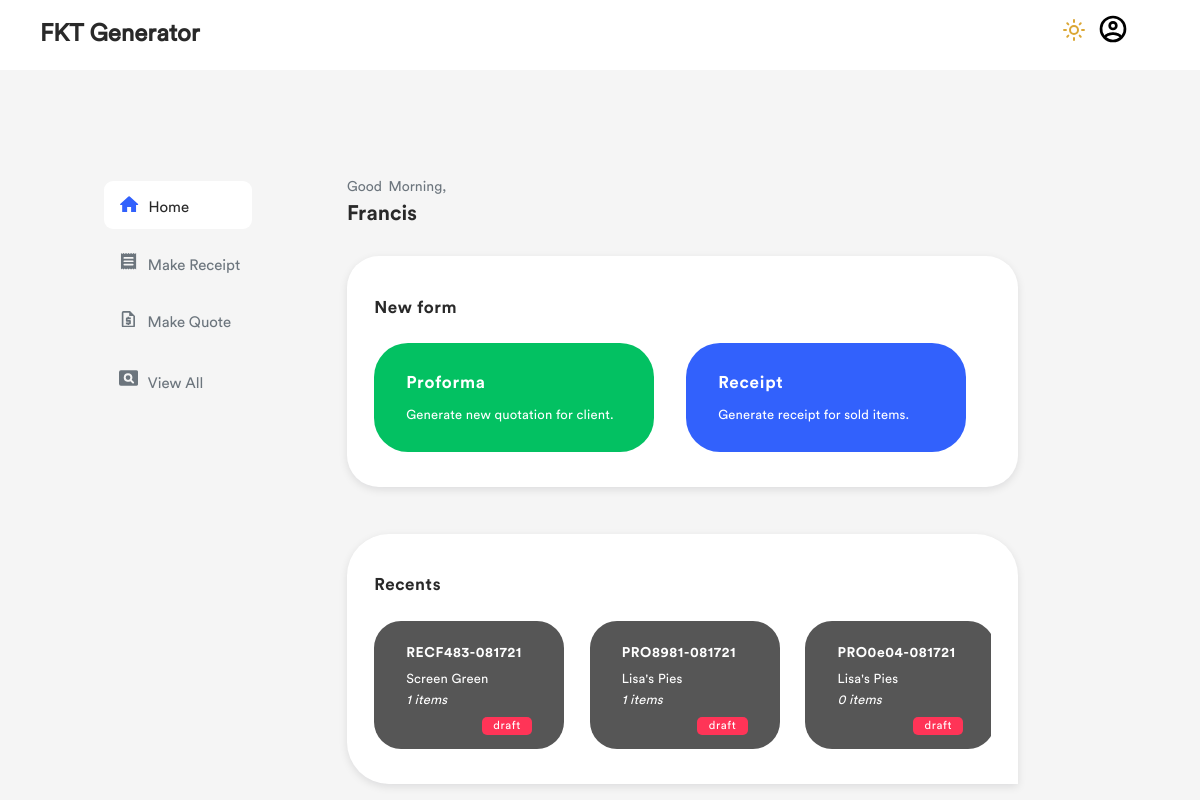
The page / (signed in) on the database as committed earlier.
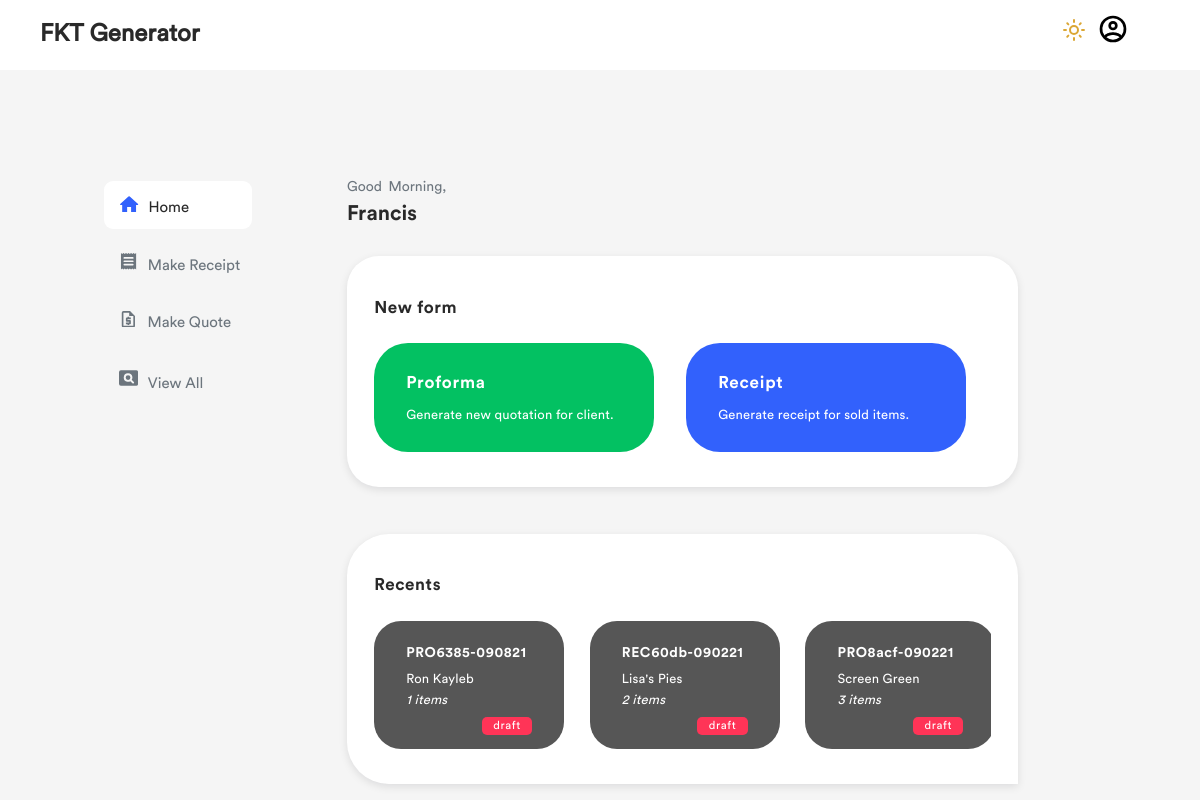
The same page on the database as committed later.
### recapp/models.py (models this page shows, shortened)
class User(db.Model, UserMixin):
    id = db.Column(db.Integer, primary_key=True)
    name = db.Column(db.String, unique=True, nullable=False)
    username = db.Column(db.String, unique=True, nullable=False)
    password = db.Column(db.String(200), unique=True, nullable=False)
    profile_photo = db.Column(db.String, nullable=False, default='default.jpg')

class Ticket(db.Model):
    id = db.Column(db.Integer, primary_key=True)
    pseudo_id = db.Column(db.String, unique=True, nullable=False)
    belongs_to = db.Column(db.String, nullable=False)
    form_type = db.Column(db.String, nullable=False)
    status = db.Column(db.String, nullable=False)
    subtotal = db.Column(db.Float, nullable=False, default=0.00)
    vat = db.Column(db.Float, nullable=False, default=0.00)
    total_sum = db.Column(db.Float, nullable=False, default=0.00)
    no_items = db.Column(db.Integer, nullable=False, default=0)
    issuance_date = db.Column(
        db.DateTime, nullable=False, default=datetime.utcnow())
    items = db.relationship('Storage', backref='pocket', lazy=True)

### recapp/routes.py (the view, shortened to what this page needs)
@app.route("/", methods=['GET', 'POST'])
def index():
    time_now = greeting_tag()
    form = Login()
    recent_forms = Ticket.query.order_by(Ticket.id.desc()).all()
    return render_template('index.html', form=form, recent_forms=recent_forms, time=time_now)

### recapp/models.py (called while the page is built)
@daimyou.user_loader
def load_user(user_id):
    return User.query.get(int(user_id))

### recapp/tryts.py (called while the page is built)
def greeting_tag():
    time = datetime.now().hour
    greeting = "Morning" if 5 <= time < 12 else "Afternoon" if time < 17 else "Evening"
    return greeting

### recapp/templates/index.html (shortened to what this page needs)
{% extends 'origin.html' %}
{% block content %}
        {% if current_user.is_authenticated %}
            <div class="main-content">
                <div class="container">
                    <div class="greetings">
                        <p class="text-muted">Good {{ time }},</p>
                        <h1>{{ current_user.name }}</h1>
                    </div>
                <div class="plaque full-radius">
                    <h1>New form</h1>
                    <div class="plaque-items">
                        <a href="{{url_for('add_head', ticket_type='quote')}}">
                            <div class="plaque-lg plg-1" id="proforma">
                                <h2>Proforma</h2>
                                <p>Generate new quotation for client.</p>
                            </div>
                        </a>
                        <a href="{{url_for('add_head', ticket_type='receipt')}}">
                            <div class="plaque-lg plg-2" id="receipt">
                                <h2>Receipt</h2>
                                <p>Generate receipt for sold items.</p>
                            </div>
                        </a>
                    </div>
                    </div>
                    <div class="plaque half-radius">
                        <h1>Recents</h1>
                        <div class="plaque-items psm">
                            {% if recent_forms %}
                                {% for element in recent_forms[:5] %}
                                    <div>
                                        <a href="{{ url_for('form_viewer', ticket_id=element.id) }}">
                                            <div class="plaque-sm">
                                                    <div class="form-id">
                                                        <h2>{{ element.pseudo_id }}</h2>
                                                    </div>
                                                    <div class="details">
                                                        <p>{{ element.belongs_to }}</p>
                                                        <p><em>{{element.no_items}} items</em></p>
                                                    </div>
                                                    <div class="status {{ element.status }}">
                                                        <small>{{ element.status }}</small>
                                                    </div>
                                            </div>
                                        </a>
                                    </div>
                                {% endfor %}
                            {% else %}
                                <h1>No Recent Receipts or Quotations</h1>
                            {% endif %}
                            </div>
                        </div>
                </div>
            </div>
            {% endif %}
{% endblock %}

### recapp/templates/origin.html (shortened to what this page needs)
<html lang="en">
<head>
    <link rel="stylesheet" href="{{ url_for('static', filename='/css/style.css') }}">
    <link rel="stylesheet" href="{{ url_for('static', filename='/css/font-awesome.min.css') }}">
</head>
<body class="light">
    <nav class="navbar">
        {% if current_user.is_authenticated %}
        <ul class="menu">
            <li class="theme">
                </li>
                <li class="has-dropdown">
                        <a href="#">
                        </a>
                </li>
        </ul>
            <h2 class="logo"><a href="{{url_for('index')}}">FKT Generator</a></h2>
        {% endif %}
        <main role="main">
        {% if current_user.is_authenticated %}
            <div class="sidebar">
                <ul class="side-nav">
                    {% if not title %}
                        <li class="nav-item actives">
                            <a href="{{url_for('index')}}">
                                <p>Home</p>
                            </a>
                        </li>
                    {% endif %}
                    {% if 'REC' in title %}
                        <li class="nav-item actives">
                            <a href="{{url_for('add_head', ticket_type='receipt')}}" class="pre-faux">
                            <svg xmlns="http://www.w3.org/2000/svg" width="19.1" height="19.5" viewBox="0 0 21.293 23.185" class='vector'>
                                    <path id="Path_9" data-name="Path 9" d="M24.293,2.212a.555.555,0,0,0-.414.177l-.935.935a.586.586,0,0,1-.84,0l-.935-.935a.586.586,0,0,0-.84,0l-.935.935a.586.586,0,0,1-.84,0l-.935-.935a.586.586,0,0,0-.84,0l-.935.935a.586.586,0,0,1-.84,0l-.935-.935a.586.586,0,0,0-.84,0l-.935.935a.586.586,0,0,1-.84,0l-.946-.946a.586.586,0,0,0-.84,0l-.935.946a.586.586,0,0,1-.84,0l-.935-.946a.586.586,0,0,0-.84,0l-.935.946a.586.586,0,0,1-.84,0l-.935-.946A.591.591,0,0,0,3,2.212V25.385a.555.555,0,0,0,.414-.177l.935-.935a.586.586,0,0,1,.84,0l.935.935a.586.586,0,0,0,.84,0l.935-.935a.586.586,0,0,1,.84,0l.935.935a.586.586,0,0,0,.84,0l.935-.935a.586.586,0,0,1,.84,0l.935.935a.586.586,0,0,0,.84,0l.935-.935a.586.586,0,0,1,.84,0l.935.935a.586.586,0,0,0,.84,0l.935-.935a.586.586,0,0,1,.84,0l.935.935a.586.586,0,0,0,.84,0l.935-.935a.586.586,0,0,1,.84,0l.935.935a.594.594,0,0,0,.414.177V2.212Zm-4.732,17.5H7.732a1.183,1.183,0,1,1,0-2.366H19.561a1.183,1.183,0,1,1,0,2.366Zm0-4.732H7.732a1.183,1.183,0,0,1,0-2.366H19.561a1.183,1.183,0,0,1,0,2.366Zm0-4.732H7.732a1.183,1.183,0,0,1,0-2.366H19.561a1.183,1.183,0,0,1,0,2.366Z" transform="translate(-3 -2.2)"/>
                            </svg>
                                <p>Make Receipt</p>
                        </a>
                            <a href="{{url_for('add_head', ticket_type='receipt')}}" class="faux">
                                <svg xmlns="http://www.w3.org/2000/svg" width="19.1" height="19.5" viewBox="0 0 21.293 23.185" class='vector'>
                                    <path id="Path_9" data-name="Path 9" d="M24.293,2.212a.555.555,0,0,0-.414.177l-.935.935a.586.586,0,0,1-.84,0l-.935-.935a.586.586,0,0,0-.84,0l-.935.935a.586.586,0,0,1-.84,0l-.935-.935a.586.586,0,0,0-.84,0l-.935.935a.586.586,0,0,1-.84,0l-.935-.935a.586.586,0,0,0-.84,0l-.935.935a.586.586,0,0,1-.84,0l-.946-.946a.586.586,0,0,0-.84,0l-.935.946a.586.586,0,0,1-.84,0l-.935-.946a.586.586,0,0,0-.84,0l-.935.946a.586.586,0,0,1-.84,0l-.935-.946A.591.591,0,0,0,3,2.212V25.385a.555.555,0,0,0,.414-.177l.935-.935a.586.586,0,0,1,.84,0l.935.935a.586.586,0,0,0,.84,0l.935-.935a.586.586,0,0,1,.84,0l.935.935a.586.586,0,0,0,.84,0l.935-.935a.586.586,0,0,1,.84,0l.935.935a.586.586,0,0,0,.84,0l.935-.935a.586.586,0,0,1,.84,0l.935.935a.586.586,0,0,0,.84,0l.935-.935a.586.586,0,0,1,.84,0l.935.935a.586.586,0,0,0,.84,0l.935-.935a.586.586,0,0,1,.84,0l.935.935a.594.594,0,0,0,.414.177V2.212Zm-4.732,17.5H7.732a1.183,1.183,0,1,1,0-2.366H19.561a1.183,1.183,0,1,1,0,2.366Zm0-4.732H7.732a1.183,1.183,0,0,1,0-2.366H19.561a1.183,1.183,0,0,1,0,2.366Zm0-4.732H7.732a1.183,1.183,0,0,1,0-2.366H19.561a1.183,1.183,0,0,1,0,2.366Z" transform="translate(-3 -2.2)"/>
                            </svg>
                            <p>Receipt</p>
                        </a>
                        </li>
                    {% else %}
                        <li class="nav-item">
                            <a href="{{url_for('add_head', ticket_type='receipt')}}" class="pre-faux">
                           <p>Make Receipt</p> </a>
                        </li>
                    {% endif %}
                    {% if 'PRO' in title %}
                        <li class="nav-item actives">
                        <a href="{{url_for('add_head', ticket_type='quote')}}" class="pre-faux">
                        <svg xmlns="http://www.w3.org/2000/svg" width="18.75" height="19.5" viewBox="0 0 16 20" class='vector'>
                            <path id="Path_7" data-name="Path 7" d="M14,2H6A2.006,2.006,0,0,0,4,4V20a2.006,2.006,0,0,0,2,2H18a2.006,2.006,0,0,0,2-2V8ZM6,20V4h7V8h5V20Zm5-1h2V18h1a1,1,0,0,0,1-1V14a1,1,0,0,0-1-1H11V12h4V10H13V9H11v1H10a1,1,0,0,0-1,1v3a1,1,0,0,0,1,1h3v1H9v2h2Z" transform="translate(-4 -2)"/>
                        </svg>
                        <p>Make Quote</p> </a>
                        <a href="{{url_for('add_head', ticket_type='quote')}}" class="faux">
                            <svg xmlns="http://www.w3.org/2000/svg" width="18.75" height="19.5" viewBox="0 0 16 20" class='vector'>
                            <path id="Path_7" data-name="Path 7" d="M14,2H6A2.006,2.006,0,0,0,4,4V20a2.006,2.006,0,0,0,2,2H18a2.006,2.006,0,0,0,2-2V8ZM6,20V4h7V8h5V20Zm5-1h2V18h1a1,1,0,0,0,1-1V14a1,1,0,0,0-1-1H11V12h4V10H13V9H11v1H10a1,1,0,0,0-1,1v3a1,1,0,0,0,1,1h3v1H9v2h2Z" transform="translate(-4 -2)"/>
                        </svg>
                            <p>Quote</p>
                        </a>
                        </li>
                    {% else %}
                        <li class="nav-item">
                        <a href="{{url_for('add_head', ticket_type='quote')}}" class="pre-faux">
                        <p>Make Quote</p>
                    </a>
                        </li>
                    {% endif %}
                    {% if title == 'Records' %}
                        <li class="nav-item actives">
                        <a href="{{url_for('all_forms')}}">
                        <svg xmlns="http://www.w3.org/2000/svg" width="19.1" height="23" viewBox="0 0 22.129 17.703" class='vector'>
                              <path id="Path_12" data-name="Path 12" d="M12.511,9.532A2.766,2.766,0,1,0,15.277,12.3,2.767,2.767,0,0,0,12.511,9.532ZM21.916,4H4.213A2.219,2.219,0,0,0,2,6.213V19.49A2.219,2.219,0,0,0,4.213,21.7h17.7a2.219,2.219,0,0,0,2.213-2.213V6.213A2.219,2.219,0,0,0,21.916,4ZM17.578,18.937,15.144,16.5a4.889,4.889,0,0,1-3.563.686,4.986,4.986,0,1,1,5.853-5.709,4.9,4.9,0,0,1-.708,3.452l2.434,2.423a1.119,1.119,0,0,1-1.582,1.582Z" transform="translate(-2 -4)"/>
                        </svg>
                       <p>View All</p>
                   </a>
                    </li>
                    {% else %}
                        <li class="nav-item">
                            <a href="{{url_for('all_forms')}}">
                            <p>View All</p>
                        </a>
                        </li>
                    {% endif %}
                </ul>
            </div>
        {% endif %}
        {% block content %}
        {% endblock %}
        </main>
    </body>
</html>

### recapp/static/css/style.css (style rules this page uses)
:root { --white: #ffffff; --white2: #eeeeee; --white3: #f5f5f5; --black: #222222; --black2: #202020; --black3: #292929 ; --grey1: #F1F1F1; --grey2: #565656; --grey3: rgba(0, 0, 0, 0.082); --grey4: #DFDFDF; --blue: #3261fc; --blue2: #214ddd; --blue3: #5f69f3; --blue5: #283C81; --blue4: #4f58d8; --blue6:#464AA7; --green: #03c162; --green2: #169153; --green3: #13673D; --yellow: #DBA734; --red: #FF3457; --neutral: #ffd23d; }
.light { --surface1: var(--white); --surface2: var(--white2); --surface3: var(--white3); --text1: var(--black3); --text2: var(--grey2); --text3: var(--white); --border-col:var(--blue); --border-col2: var(--blue2); --box-shadow : var(--grey3); --action1: var(--blue); --action1-active: var(--blue2); --action2: var(--black3); --action2-active: var(--black1); --plaque1: var(--green); --plaque1-active: var(--green2); --plaque2: var(--blue); --plaque2-active: var(--blue2); --plaque3: var(--blue3); --plaque3-active: var(--blue6); --surfake: linear-gradient(to right, var(--black3), var(--white2) ); --sun : var(--yellow); --back-fill: var(--surface1); }
body { margin: 0; padding: 0; background: var(--surface3); color: var(--text1); font-family: "Circular-Book"; transition: background 500ms ease-in-out, color 1000ms ease-in-out; }
ul { padding: 0; margin: 0; }
a { color: currentColor; text-decoration: none; }
.text-muted { color: #6c757d !important; }
small { font-size: 90%; }
.logo { width: 20%; }
.navbar { padding-left: 40px; padding-right: 60px; background-color: var(--surface1); position: fixed; height: 70px; color: var(--text1); top: 0; right: 0; left: 0; z-index: 1030; }
.menu { float: right; display: flex; width: 7%; margin-top: 0.8em; padding-right: 1.4em; }
#light { margin-top: 0.4em; cursor: pointer; margin-right: 0.74em; fill: var(--sun); }
main { display: flex; }
.sidebar { float: left; width: 25%; padding-top: 7em; padding-left: 4em; padding-right: 4em; }
.side-nav { position: fixed; }
.side-nav .nav-item { margin-bottom: 0.6em; font-size: 15; padding: 0.8em; transition: all .2; color: #6c757d !important; cursor: pointer; }
.side-nav .nav-item a { margin-top: 0.1em; }
.side-nav .nav-item a p { display: inline; }
.nav-item svg { padding-top: 0.2em; fill: #6c757d; margin-right: 0.4em; margin-left: 0.2em; cursor: pointer; }
.actives { background-color: var(--surface1); border-radius: 9px; }
.actives p { color: var(--text1); }
.actives svg { fill:var(--border-col); }
.main-content { float: right; width: 70%; }
.container, .container-form { padding-top: 6em; padding-left: 2em; padding-right: 2em; margin-bottom: 4.8em; width: 100%; }
.greetings { font-size: 14px; margin-bottom: 3em; word-spacing: 3px; }
.greetings h1 { line-height: 1px; font-family: 'Circular-Bold'; }
.plaque { max-width: 95%; padding: 1.7em; padding-bottom: 2.2em; background: var(--surface1); margin-bottom: 2.9em; box-shadow: rgba(2, 8, 20, 0.1) 0px 0.175em 0.5em; }
.full-radius, .r-margin { border-radius: 32px; }
.full-radius a { margin-right: 2em; }
.half-radius { border-top-left-radius: 42px; border-top-right-radius: 42px; border-bottom-left-radius: 42px; }
.plaque-items { display: flex; overflow-x: scroll; }
.plaque h1 { font-size: 17; margin-bottom: 1.5em; letter-spacing: 0.6px; font-family: 'Circular-Bold'; }
.plaque-lg { padding: 1em 2em 1em 2em ; color: var(--text3); width: 280px; border-radius: 23px; border-radius: 34px; transition: color 0.15s ease-in-out, background-color 0.15s ease-in-out; }
.plaque-lg h2 { font-size: 17; font-family: 'Circular-Bold'; letter-spacing: 0.78px; }
.plaque-lg p, .plaque-sm p { font-size: 13; letter-spacing: 0.2px; }
.plaque-sm { padding: 1.5em 2em 2em 2em ; color: var(--text3); width: 190px; background: var(--grey2); margin-right: 1.6em; border-radius: 27px; }
.plaque-sm h2 { font-size: 14; display: inline; font-family: 'Circular-Bold'; letter-spacing: 0.6px; }
.plaque-sm p:first-child { margin-bottom: 0; }
#proforma { background: var(--plaque1); }
#receipt { background: var(--plaque2); }
.details { line-height: 0.5em; }
.status { padding: 0.2em 0.9em; border-radius: 5px; float: right; font-size: 12.6; letter-spacing: 0.6px; color: var(--text3); }
.negative, .draft { background: var(--red); }

Rows that differ between the two databases and show on the page:
removed Ticket: pseudo_id "RECF483-081721", belongs_to "Screen Green", no_items "1", status "draft"
removed Ticket: pseudo_id "PRO8981-081721", belongs_to "Lisa's Pies", no_items "1", status "draft"
removed Ticket: pseudo_id "PRO0e04-081721", belongs_to "Lisa's Pies", no_items "0", status "draft"
now on this page (row edited): Ticket: pseudo_id "PRO6385-090821", belongs_to "Ron Kayleb", no_items "1", status "draft"
added Ticket: pseudo_id "REC60db-090221", belongs_to "Lisa's Pies", no_items "2", status "draft"
added Ticket: pseudo_id "PRO8acf-090221", belongs_to "Screen Green", no_items "3", status "draft"
